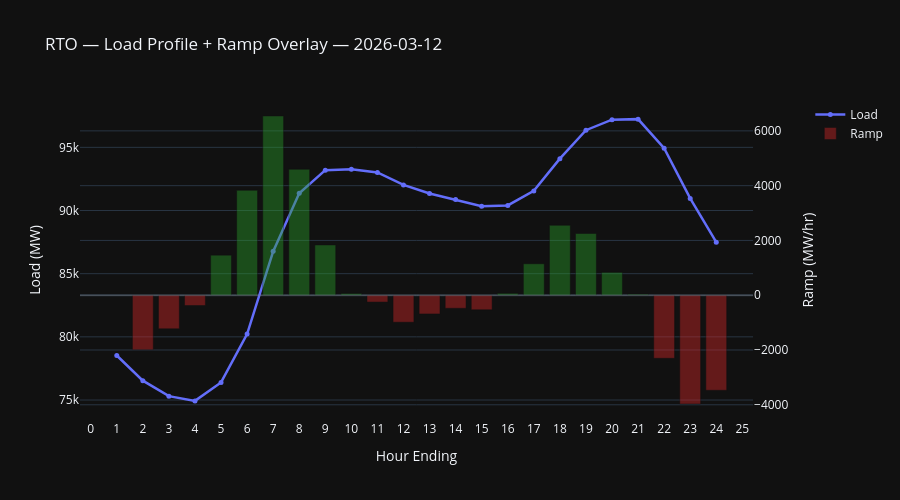

Here is the notebook cell this chart was saved with:
### Markdown cell above
## 6. RTO Load Profile + Ramp Overlay

Absolute load (MW) on primary y-axis, ramp rate (MW/hr) on secondary y-axis.

### Code cell
fig = make_subplots(specs=[[{"secondary_y": True}]])

dfr = df_da.sort_values("hour_ending")

# Load profile (primary y)
fig.add_trace(
    go.Scatter(
        x=dfr["hour_ending"], y=dfr["forecast_load_mw"],
        name="Load", line=dict(color="#636EFA", width=2.5),
        mode="lines+markers", marker=dict(size=5),
        hovertemplate="HE%{x}<br>Load: %{y:,.0f} MW<extra></extra>",
    ),
    secondary_y=False,
)

# Ramp rate (secondary y)
dfr_ramp = dfr.dropna(subset=["ramp_mw"])
ramp_colors = ["rgba(44, 160, 44, 0.7)" if v >= 0 else "rgba(214, 39, 40, 0.7)" for v in dfr_ramp["ramp_mw"]]

fig.add_trace(
    go.Bar(
        x=dfr_ramp["hour_ending"], y=dfr_ramp["ramp_mw"],
        name="Ramp", marker_color=ramp_colors, opacity=0.6,
        hovertemplate="HE%{x}<br>Ramp: %{y:+,.0f} MW/hr<extra></extra>",
    ),
    secondary_y=True,
)

fig.update_yaxes(title_text="Load (MW)", secondary_y=False)
fig.update_yaxes(title_text="Ramp (MW/hr)", secondary_y=True)
fig.add_hline(y=0, line_color="gray", line_width=0.5, secondary_y=True)
fig.update_layout(
    title=f"RTO — Load Profile + Ramp Overlay — {FORECAST_DATE.date()}",
    xaxis_title="Hour Ending", xaxis=dict(dtick=1),
    height=500, template="plotly_dark",
)
fig.show()

### Figure 1 — Plotly figure (JSON) as saved in the notebook; plotly's stock layout.template omitted (floating-point values rounded to 4 significant figures)
{"data": [{"hovertemplate": "HE%{x}<br>Load: %{y:,.0f} MW<extra></extra>", "line": {"color": "#636EFA", "width": 2.5}, "marker": {"size": 5}, "mode": "lines+markers", "name": "Load", "type": "scatter", "x": [1, 2, 3, 4, 5, 6, 7, 8, 9, 10, 11, 12, 13, 14, 15, 16, 17, 18, 19, 20, 21, 22, 23, 24], "xaxis": "x", "y": [78520.0, 76530.0, 75310.0, 74930.0, 76390.0, 80220.0, 86770.0, 91360.0, 93200.0, 93260.0, 93010.0, 92030.0, 91340.0, 90870.0, 90340.0, 90400.0, 91550.0, 94100.0, 96360.0, 97190.0, 97230.0, 94930.0, 90960.0, 87490.0], "yaxis": "y"}, {"hovertemplate": "HE%{x}<br>Ramp: %{y:+,.0f} MW/hr<extra></extra>", "marker": {"color": ["rgba(214, 39, 40, 0.7)", "rgba(214, 39, 40, 0.7)", "rgba(214, 39, 40, 0.7)", "rgba(44, 160, 44, 0.7)", "rgba(44, 160, 44, 0.7)", "rgba(44, 160, 44, 0.7)", "rgba(44, 160, 44, 0.7)", "rgba(44, 160, 44, 0.7)", "rgba(44, 160, 44, 0.7)", "rgba(214, 39, 40, 0.7)", "rgba(214, 39, 40, 0.7)", "rgba(214, 39, 40, 0.7)", "rgba(214, 39, 40, 0.7)", "rgba(214, 39, 40, 0.7)", "rgba(44, 160, 44, 0.7)", "rgba(44, 160, 44, 0.7)", "rgba(44, 160, 44, 0.7)", "rgba(44, 160, 44, 0.7)", "rgba(44, 160, 44, 0.7)", "rgba(44, 160, 44, 0.7)", "rgba(214, 39, 40, 0.7)", "rgba(214, 39, 40, 0.7)", "rgba(214, 39, 40, 0.7)"]}, "name": "Ramp", "opacity": 0.6, "type": "bar", "x": [2, 3, 4, 5, 6, 7, 8, 9, 10, 11, 12, 13, 14, 15, 16, 17, 18, 19, 20, 21, 22, 23, 24], "xaxis": "x", "y": [-1991.0, -1225.0, -375.0, 1462.0, 3829.0, 6543.0, 4596.0, 1835.0, 64.0, -249.0, -985.0, -684.0, -477.0, -531.0, 70.0, 1148.0, 2552.0, 2253.0, 836.0, 40.0, -2303.0, -3971.0, -3470.0], "yaxis": "y2"}], "layout": {"height": 500, "shapes": [{"line": {"color": "gray", "width": 0.5}, "type": "line", "x0": 0, "x1": 1, "xref": "x domain", "y0": 0, "y1": 0, "yref": "y2"}], "title": {"text": "RTO — Load Profile + Ramp Overlay — 2026-03-12"}, "xaxis": {"anchor": "y", "domain": [0, 0.94], "dtick": 1, "title": {"text": "Hour Ending"}}, "yaxis": {"anchor": "x", "domain": [0, 1], "title": {"text": "Load (MW)"}}, "yaxis2": {"anchor": "x", "overlaying": "y", "side": "right", "title": {"text": "Ramp (MW/hr)"}}}}
